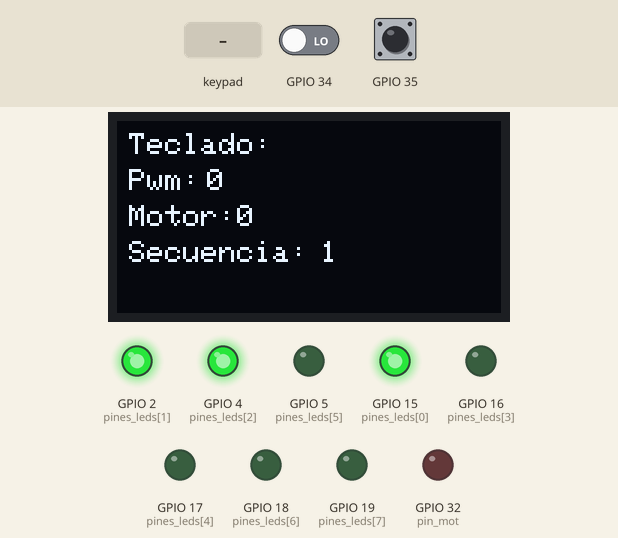
This program was run on a simulated ESP32. Shown: 128×64 one-colour display, output pins drawn as LEDs (lit = HIGH). The test bench sets the inputs (shaded band); at power-on: GPIO 34 LOW, GPIO 35 LOW. The display library's start-up logo is not drawn.

Above: at 1.2 s.
1.3 s: keypad keys 3 3 2 5 2 6 2 7 # pressed 0.4 s apart
At 5.3 s:
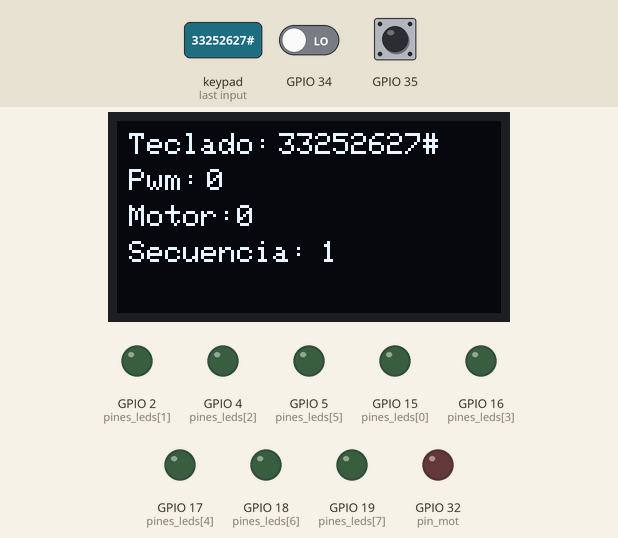
6.4 s: key '1' pressed
At 6.77 s:
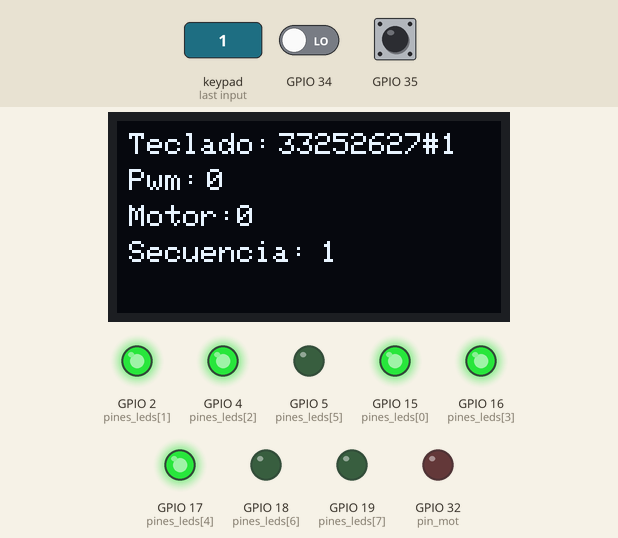
9.0 s: key 'B' pressed
At 10.4 s:
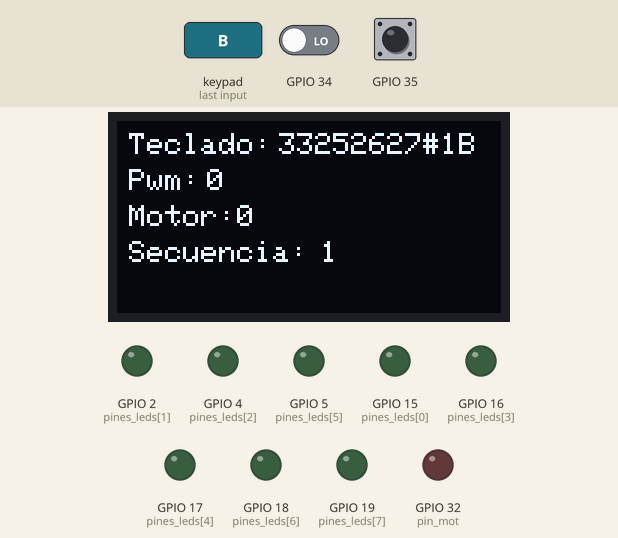
11.4 s: keypad keys 3 3 2 5 2 6 2 7 * pressed 0.4 s apart
At 15.5 s:
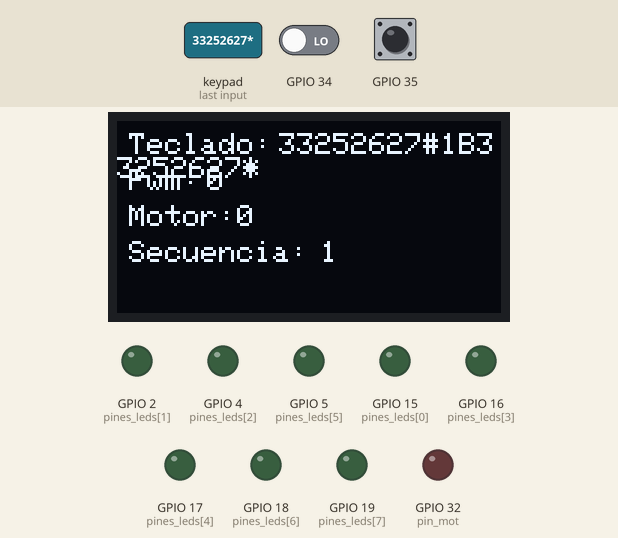
16.5 s: keypad keys 3 3 2 5 2 6 2 7 A pressed 0.4 s apart
At 20.6 s:
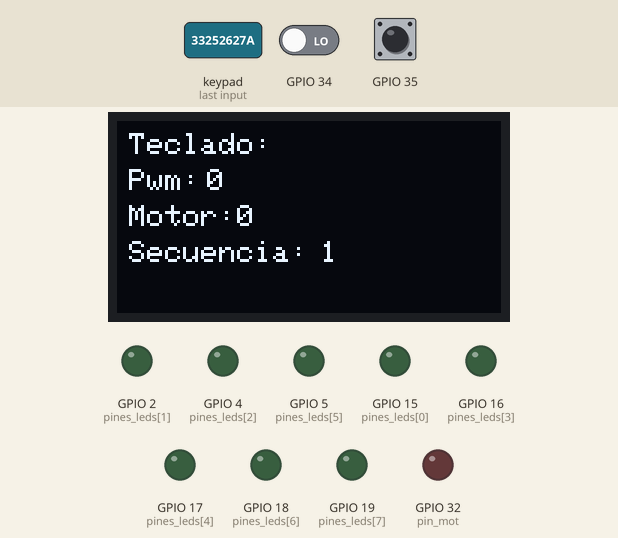
21.6 s: key 'C' pressed
At 21.78 s:
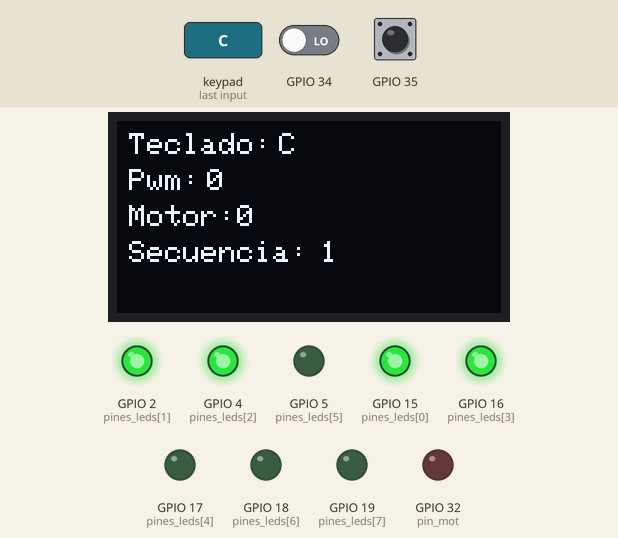
Timing chart, 0 to 25.0 s (numbered marks = the images above; inputs shaded):
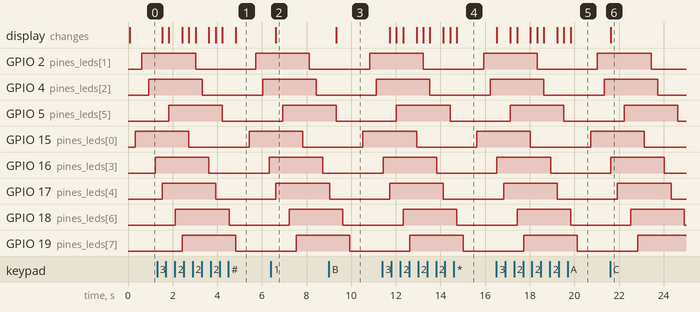

Measured:
- after the input at 1.3 s, the display: first changes after 0.23 s (image 1 shows a later state)
- after the input at 6.4 s, the display: changes after 0.23 s (image 2)
- after the input at 9.0 s, the display: changes after 0.33 s (image 3)
- after the input at 11.4 s, the display: first changes after 0.33 s (image 4 shows a later state)
- after the input at 16.5 s, the display: first changes at once (image 5 shows a later state)
- after the input at 21.6 s, the display: changes at once (image 6)

The program:

main.cpp
```cpp
#include <Arduino.h>
#include <stdio.h>
#include "freertos/FreeRTOS.h"
#include "freertos/task.h"
#include "esp_system.h"
#include "esp_log.h"
#include "driver/gpio.h"
#include <SPI.h>
#include <Wire.h>
#include <Adafruit_GFX.h>
#include <Adafruit_SSD1306.h>
#include <Keypad.h>

#define SCREEN_WIDTH 128 // OLED display width, in pixels
#define SCREEN_HEIGHT 64 // OLED display height, in pixels
#define OLED_RESET     -1 // Reset pin # (or -1 if sharing Arduino reset pin)
#define SCREEN_ADDRESS 0x3C ///< See datasheet for Address; 0x3D for 128x64
Adafruit_SSD1306 oled(SCREEN_WIDTH, SCREEN_HEIGHT, &Wire, OLED_RESET);

const byte ROWS = 4; //four rows
const byte COLS = 4; //four columns

char hexaKeys[ROWS][COLS] = {
  {'1','2','3','A'},
  {'4','5','6','B'},
  {'7','8','9','C'},
  {'*','0','#','D'}
};

byte rowPins[ROWS] = {33, 25, 26, 27}; //connect to the row pinouts of the keypad
byte colPins[COLS] = {14, 12, 13, 23}; //connect to the column pinouts of the keypad

Keypad customKeypad = Keypad( makeKeymap(hexaKeys), rowPins, colPins, ROWS, COLS);
char customkey;


gpio_num_t pines_leds[8]={GPIO_NUM_15,GPIO_NUM_2,GPIO_NUM_4,GPIO_NUM_16,GPIO_NUM_17,GPIO_NUM_5,GPIO_NUM_18,GPIO_NUM_19};

gpio_num_t btn_led=GPIO_NUM_34;
int sec_led=1;
int indice=0;
unsigned long tim=0;
unsigned long timf=0;
unsigned long tim_btn_sec=0;
unsigned long tim_btn_sec_f=0;

gpio_num_t btn_motor=GPIO_NUM_35;
bool ban_mot=false;
unsigned long tim_btn_mot=0;
unsigned long tim_btn_mot_f=0;
hw_timer_t * temporizador = NULL;//apuntador al timer
portMUX_TYPE timerMux = portMUX_INITIALIZER_UNLOCKED;
gpio_num_t pin_mot= GPIO_NUM_32;
int pwm_mot=0;
int ciclo=0;
String velo="";

void configurar(void);
void sec_1(void);
void sec_2(void);
void sec_3(void);
void sec_4(void);
void sec_5(void);
void imprimir_pantalla(void);
void teclado(void);

void IRAM_ATTR timer() {
  portENTER_CRITICAL_ISR(&timerMux);
  ciclo++;
   if(ciclo<pwm_mot  && ban_mot==true){
    gpio_set_level(pin_mot,1);
   }else{
    gpio_set_level(pin_mot,0);
   }
  if(ciclo>=100){
    ciclo=0;
  }
  portEXIT_CRITICAL_ISR(&timerMux);
}

void IRAM_ATTR fun_secuencia(void* arg) {
  tim_btn_sec_f=millis();
  if(tim_btn_sec_f-tim_btn_sec>=400){
    sec_led++;
    if(sec_led>=6){
      sec_led=1;
    }
    for(int j=0;j<8;j++){
      gpio_set_level(pines_leds[j],0);
      }
    indice=0;
    tim_btn_sec=tim_btn_sec_f;
  }
}

void IRAM_ATTR fun_velocidad(void* arg) {
  tim_btn_mot_f=millis();
  if(tim_btn_mot_f-tim_btn_mot>=400){
    tim_btn_mot=tim_btn_mot_f;
    if(ban_mot==true){
         ban_mot=false;
    }else{
         ban_mot=true;
    }
  }
}

void setup() {
  configurar();
  tim=timf=0;
}
void loop() {
  timf=millis();
  if(timf-tim>=300){
    tim=timf;
    imprimir_pantalla();
    if(sec_led==1){
      sec_1();
    }else if(sec_led==2){
      sec_2();
    }else if(sec_led==3){
      sec_3();
    }else if(sec_led==4){
      sec_4();
    }else if(sec_led==5){
      sec_5();
    }
  }
  teclado();
}
void configurar(){
Serial.begin(115200);
Wire.begin();//para el odjeto wire
oled.begin(SSD1306_SWITCHCAPVCC, 0x3C);//
oled.display();
oled.clearDisplay();
oled.setTextColor(WHITE);
oled.setTextSize(1);//nivel de escala de 6*8 tamaño texto
imprimir_pantalla();
for (int i=0;i<8;i++){
  gpio_pad_select_gpio(pines_leds[i]);
  gpio_set_direction(pines_leds[i], GPIO_MODE_OUTPUT);
}

gpio_config_t io_config={};
io_config.mode=GPIO_MODE_INPUT;
io_config.pin_bit_mask=((1ULL<<btn_led)| (1ULL<<btn_motor));
io_config.intr_type=GPIO_INTR_LOW_LEVEL; ;
io_config.pull_down_en= GPIO_PULLDOWN_DISABLE;           //bajo pasa a alto 0 -> 1
io_config.pull_up_en=GPIO_PULLUP_DISABLE;
gpio_config(&io_config);

gpio_install_isr_service(0);
gpio_isr_handler_add(btn_led, fun_secuencia, (void*) btn_led);
gpio_isr_handler_add(btn_motor, fun_velocidad, (void*) btn_motor);

gpio_pad_select_gpio(pin_mot);
gpio_set_direction(pin_mot, GPIO_MODE_OUTPUT);

temporizador = timerBegin(0, 80, true);// 80mhz/80-> 1mhz
timerAttachInterrupt(temporizador, &timer, true);
timerAlarmWrite(temporizador, 40/*4000*/, true);
timerAlarmEnable(temporizador);
// periodo=1/frecuencia-> 1/250hz=0.004;
// pulsos = frecuencia * periodo -> 1.000.000*0.04=4000;
// periodo=1/frecuencia-> 1/250(ciclo util)*100(pulsos por ciclo util)hz=0.0004
// pulsos = frecuencia * periodo -> 1.000.000*0.00004=40;
}
void sec_1(){
  if(indice<8){
   gpio_set_level(pines_leds[indice],1);
  }else if(indice<16){
    gpio_set_level(pines_leds[indice-8],0);
  }else{
    indice=-1;
  }
  indice++;
}
void sec_2(){
  if(indice==0){
    for(int j=0;j<8;j++){
      gpio_set_level(pines_leds[j],1);
    }
    indice=1;
  }else{
    for(int j=0;j<8;j++){
      gpio_set_level(pines_leds[j],0);
    }
    indice=0;
  }
}
void sec_3(){
  if(indice%2==0){
    gpio_set_level(pines_leds[indice],1);
    indice+=2;
    if(indice==8){
      indice=1;
    }
  }else{
    gpio_set_level(pines_leds[indice],1);
    indice+=2;
    if(indice==9){
       indice=0;
      for(int j=0;j<8;j++){
        gpio_set_level(pines_leds[j],0);
      }
    }
  }
}
void sec_4(){
  if(indice<8){
  gpio_set_level(pines_leds[indice],1);
  }
  if(indice!=0){
    gpio_set_level(pines_leds[indice-1],0);
  }
  indice++;
  if(indice==9){
    indice=0;
  }
}
void sec_5(){
  if(indice>=4){
    indice=0;
    for(int j=0;j<8;j++){
      gpio_set_level(pines_leds[j],0);
    }
  }
  gpio_set_level(pines_leds[indice],1);//0-3
  gpio_set_level(pines_leds[indice+4],1);//4-7
  indice++;
}
void imprimir_pantalla(){
  oled.clearDisplay();
  oled.setCursor(4,4);
  oled.print("Teclado:");
  oled.setCursor(54,4);
  oled.print(velo);
  oled.setCursor(4,16);
  oled.print("Pwm:");
  oled.setCursor(30,16);
  oled.print(pwm_mot);
  oled.setCursor(4,28);
  oled.print("Motor:");
  oled.setCursor(40,28);
  oled.print(String(ban_mot));
  oled.setCursor(4,40);
  oled.print("Secuencia:");
  oled.setCursor(68,40);
  oled.print(String(sec_led));
  oled.display();
}
void teclado(){
  customkey= customKeypad.getKey();
  if(customkey){
    switch (customkey){
    case 'A':
      if(velo.toInt()>=0 && velo.toInt()<=100){
          pwm_mot=velo.toInt();
        }
      velo="";
      break;
    default:
      velo+=customkey;
      break;
    }
  }
}
```
